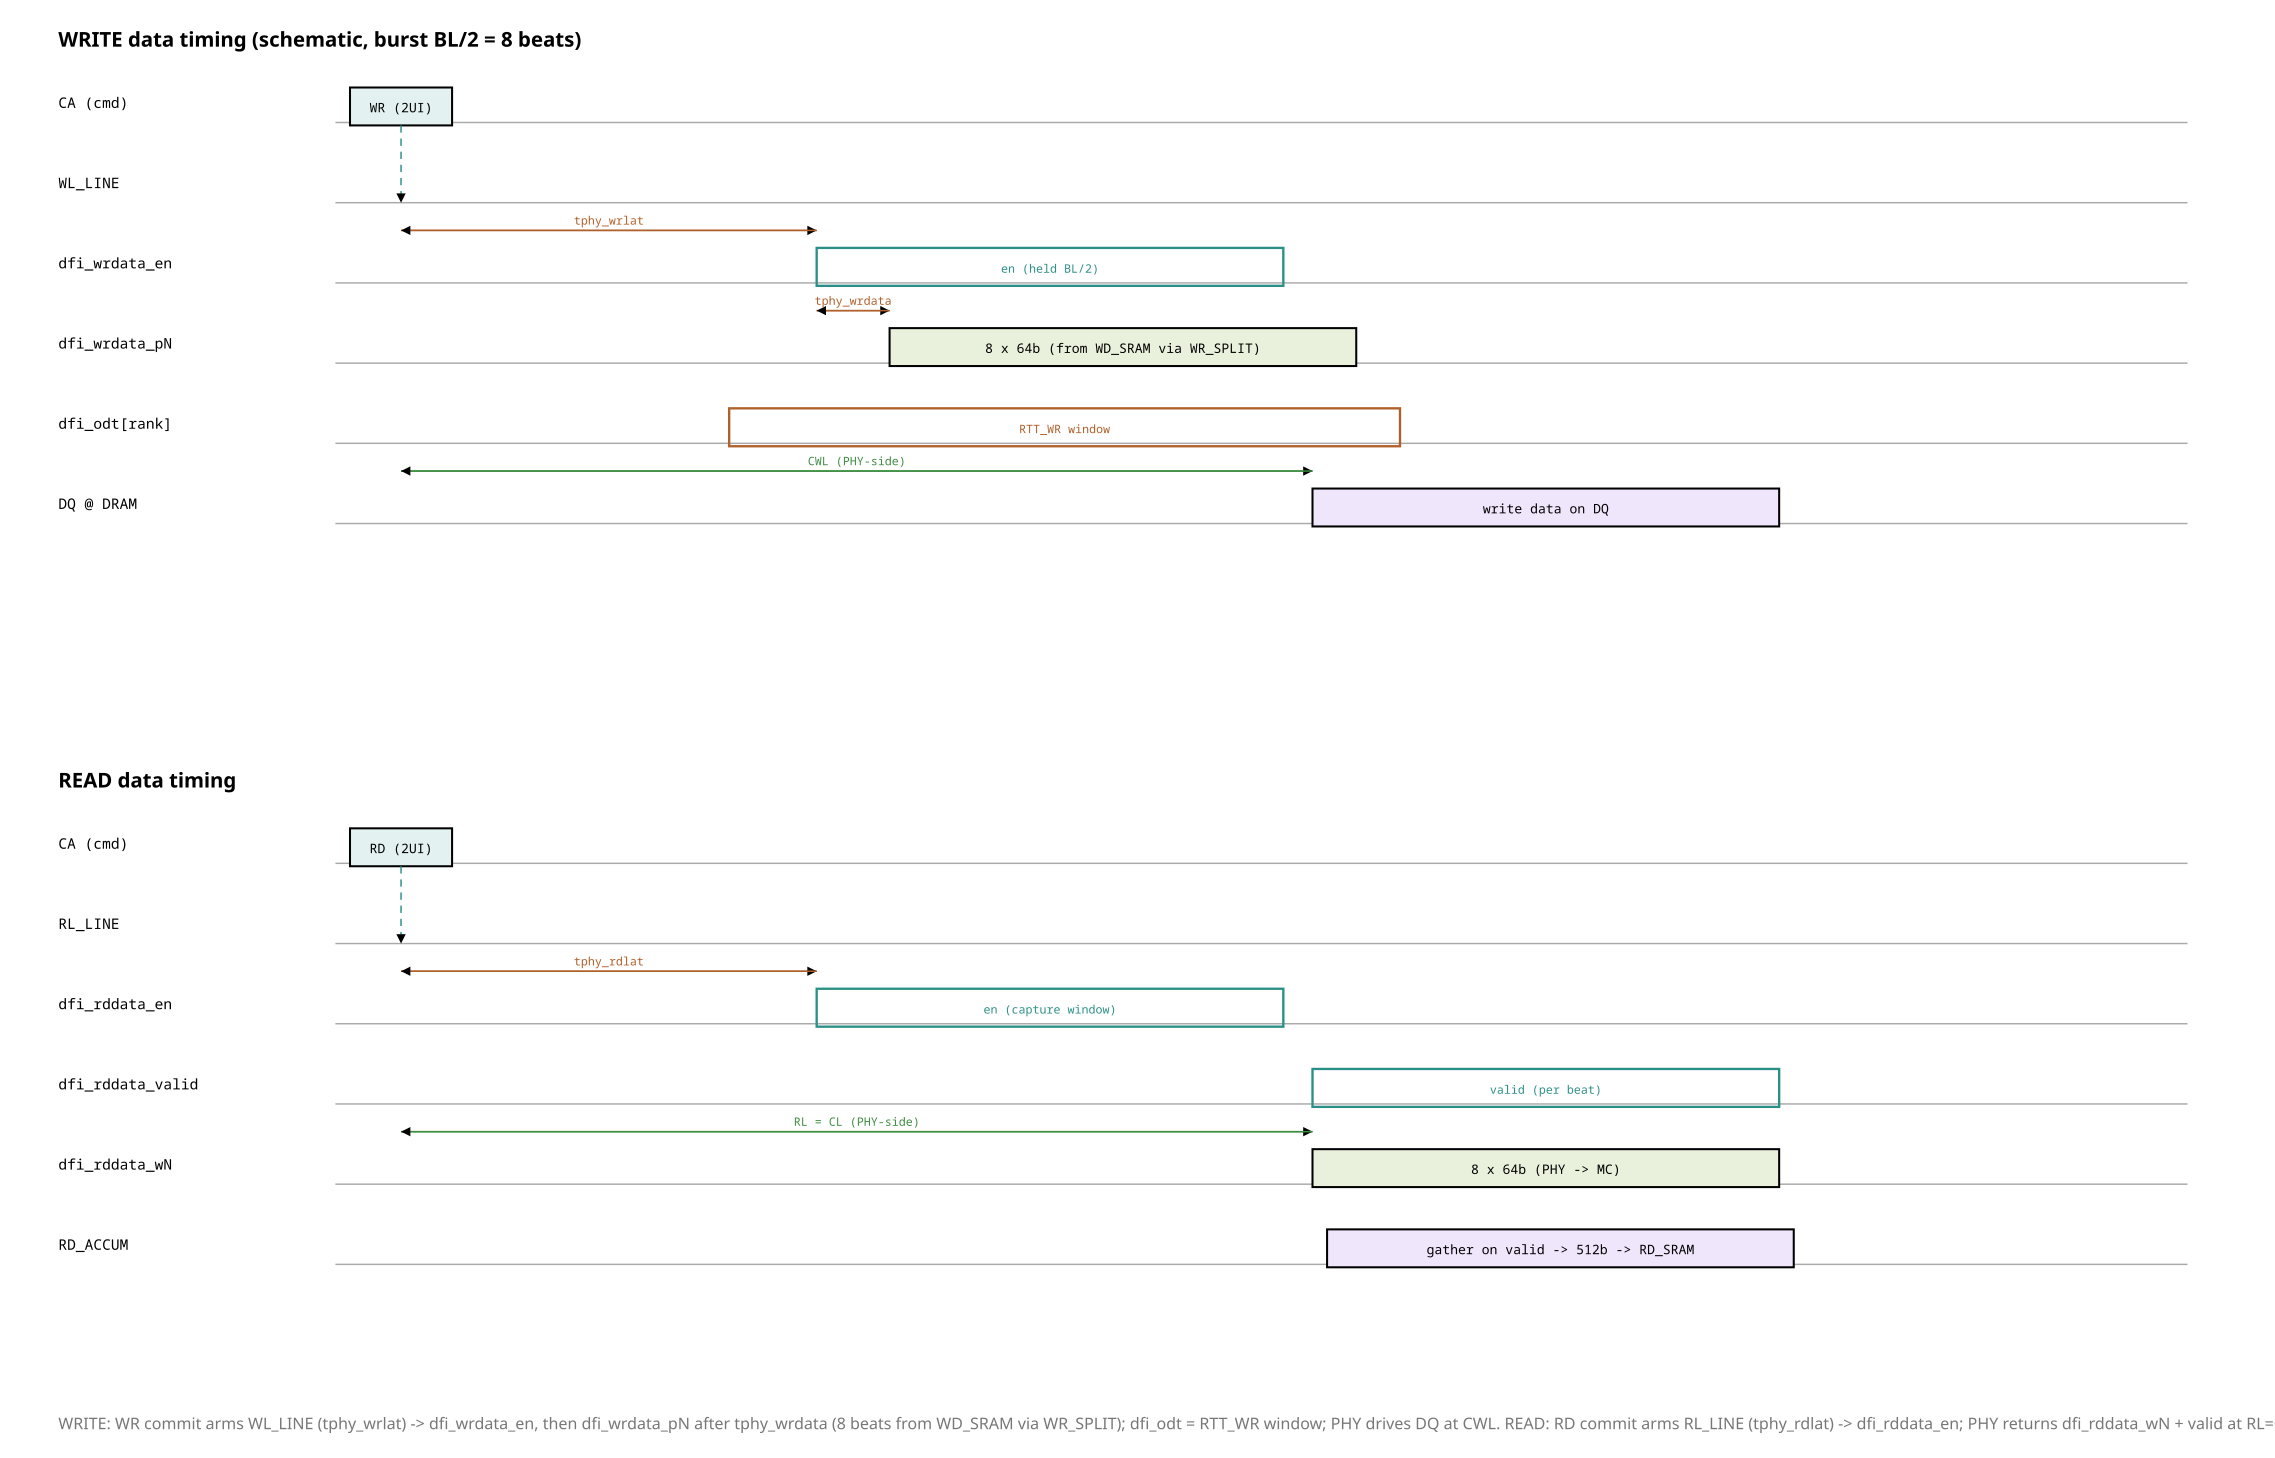

Source code (Python):
from rtlfig import (Fig, MUTED, FILL_NEW, FILL_LOGIC, FILL_CELL, FILL_ACTIVE,
                    FAINT, INK, PAPER, W_CELL)

# fig_73 — write / read DFI data timing (schematic, not to scale). WL/RL lines arm
# off the CAS commit; enable/data/valid windows + latency params. burst = BL/2 = 8.

CMD = "#7a4fb0"; DATA = "#2a8f86"; ME = "#b0602a"; GREEN = "#3d8c40"
f = Fig(1560, 1000)


def sig(y, name, col=INK):
    f.text(40, y + 14, name, size=10, mono=True, fill=col)
    f.line(230, y + 24, 1500, y + 24, stroke=FAINT)   # baseline


def blk(x, w, y, label, fill, h=26):
    f.rect(x, y, w, h, fill=fill, width=W_CELL)
    f.text(x + w / 2, y + 17, label, size=9, mono=True, anchor="middle")


def pulse(x, w, y, label, col):
    f.rect(x, y, w, 26, fill="none", width=1.6, stroke=col)
    f.text(x + w / 2, y + 17, label, size=8, mono=True, anchor="middle", fill=col)


def dim(x1, x2, y, label, col=ME):
    f.line(x1, y, x2, y, arrow=True, stroke=col)
    f.line(x2, y, x1, y, arrow=True, stroke=col)
    f.text((x1 + x2) / 2, y - 4, label, size=8, mono=True, anchor="middle", fill=col)


# ================= WRITE =================
f.text(40, 32, "WRITE data timing  (schematic, burst BL/2 = 8 beats)", size=14,
       mono=False, bold=True)
y = 60
sig(y, "CA (cmd)")
blk(240, 70, y, "WR (2UI)", FILL_ACTIVE)
y2 = y + 55
sig(y2, "WL_LINE")
f.line(275, y + 26, 275, y2 + 24, arrow=True, dashed=True, stroke=DATA)
y3 = y2 + 55
sig(y3, "dfi_wrdata_en")
pulse(560, 320, y3, "en (held BL/2)", DATA)
dim(275, 560, y3 - 12, "tphy_wrlat", ME)
y4 = y3 + 55
sig(y4, "dfi_wrdata_pN")
blk(610, 320, y4, "8 x 64b  (from WD_SRAM via WR_SPLIT)", FILL_CELL)
dim(560, 610, y4 - 12, "tphy_wrdata", ME)
y5 = y4 + 55
sig(y5, "dfi_odt[rank]")
pulse(500, 460, y5, "RTT_WR window", ME)
y6 = y5 + 55
sig(y6, "DQ @ DRAM")
blk(900, 320, y6, "write data on DQ", FILL_NEW)
dim(275, 900, y6 - 12, "CWL (PHY-side)", GREEN)

# ================= READ =================
f.text(40, 540, "READ data timing", size=14, mono=False, bold=True)
ry = 568
sig(ry, "CA (cmd)")
blk(240, 70, ry, "RD (2UI)", FILL_ACTIVE)
ry2 = ry + 55
sig(ry2, "RL_LINE")
f.line(275, ry + 26, 275, ry2 + 24, arrow=True, dashed=True, stroke=DATA)
ry3 = ry2 + 55
sig(ry3, "dfi_rddata_en")
pulse(560, 320, ry3, "en (capture window)", DATA)
dim(275, 560, ry3 - 12, "tphy_rdlat", ME)
ry4 = ry3 + 55
sig(ry4, "dfi_rddata_valid")
pulse(900, 320, ry4, "valid (per beat)", DATA)
ry5 = ry4 + 55
sig(ry5, "dfi_rddata_wN")
blk(900, 320, ry5, "8 x 64b  (PHY -> MC)", FILL_CELL)
dim(275, 900, ry5 - 12, "RL = CL (PHY-side)", GREEN)
ry6 = ry5 + 55
sig(ry6, "RD_ACCUM")
blk(910, 320, ry6, "gather on valid -> 512b -> RD_SRAM", FILL_NEW)

f.caption(40, 980,
          "WRITE: WR commit arms WL_LINE (tphy_wrlat) -> dfi_wrdata_en, then dfi_wrdata_pN after "
          "tphy_wrdata (8 beats from WD_SRAM via WR_SPLIT); dfi_odt = RTT_WR window; PHY drives DQ "
          "at CWL.  READ: RD commit arms RL_LINE (tphy_rdlat) -> dfi_rddata_en; PHY returns "
          "dfi_rddata_wN + valid at RL=CL; RD_ACCUM gathers on valid -> 512b -> RD_SRAM. tphy_* = "
          "PHY params; latencies deterministic -> plain shift lines, no CAM.")

f.save("fig_73_data_timing.svg")
print("wrote fig_73_data_timing.svg")
